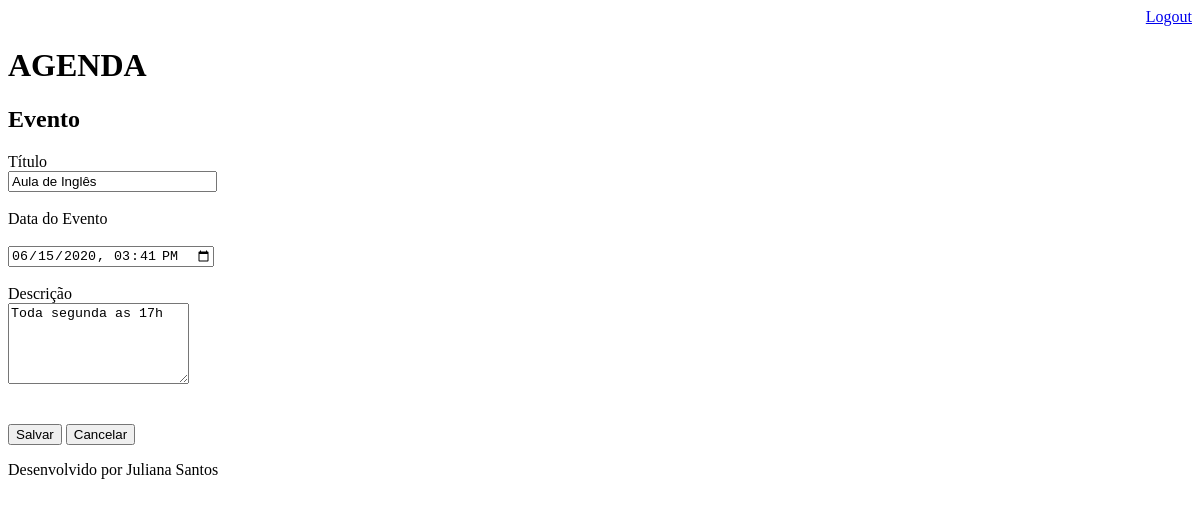
The page /agenda/evento/?id=1 (signed in) on the database as committed earlier.
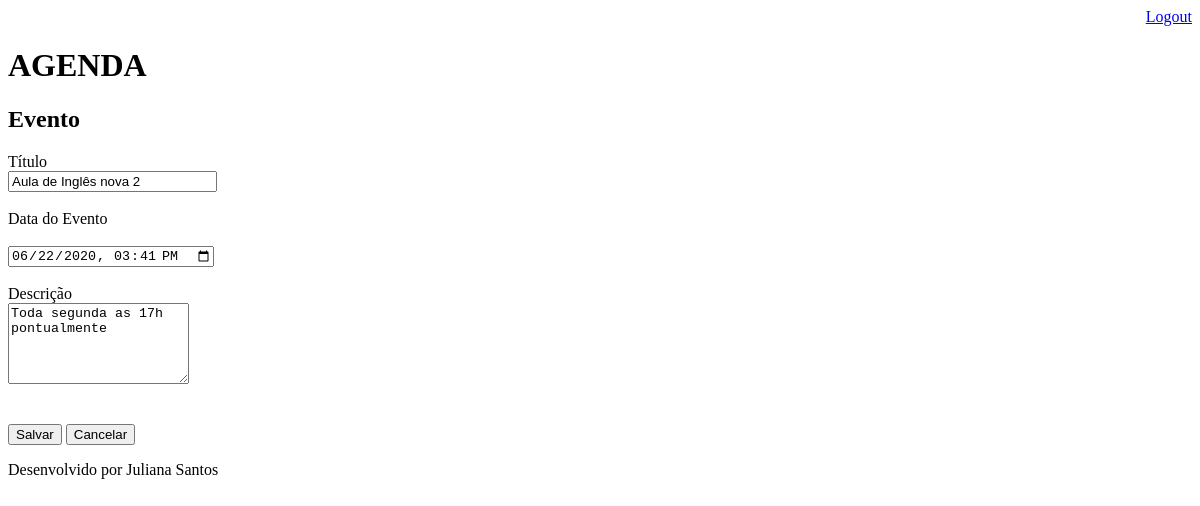
The same page on the database as committed later.
### core/models.py (models this page shows, shortened)
class Evento(models.Model):
    titulo = models.CharField(max_length=100)
    descricao = models.TextField(blank=True, null=True)
    data_evento = models.DateTimeField(verbose_name='Data do Evento')
    data_criacao = models.DateTimeField(auto_now=True)
    usuario = models.ForeignKey(User, on_delete=models.CASCADE)
    class Meta:
        db_table = 'evento'
    def get_data_input_evento(self):
        return self.data_evento.strftime('%Y-%m-%dT%H:%M')

### core/views.py (the view)
# urls.py: path('agenda/evento/', views.evento),
@login_required(login_url='/login/')
def evento(request):
   id_evento = request.GET.get ('id')
   dados = {}
   if id_evento:
      dados['evento'] = Evento.objects.get(id=id_evento)
   return render(request, 'evento.html', dados)

### templates/evento.html (shortened to what this page needs)
{% extends "model-page.html" %}
{% block content %}
<h2>Evento</h2>
    <form action="submit" method="POST"> {% csrf_token %}
        <label>Título</label><br>
        <input type="text" name="titulo" size="23" value="{{ evento.titulo }}"><br><br>
        <label>Data do Evento</label><br><br>
        <input type="datetime-local" name="data_evento" value="{{ evento.get_data_input_evento }}"><br><br>
        <label>Descrição</label><br>
        <textarea name="descricao" rows="5">{{ evento.descricao }}</textarea><br><br><br>
        <button type="submit">Salvar</button>
        <a href="/">
        <button type="button">Cancelar</button>
        </a>
    </form>
{% endblock %}

### templates/model-page.html
<!DOCTYPE html>
<html lang="en">
<head>
    {% include "model-header.html" %}
</head>
<body>
    {% block content %} {% endblock %}
    {% include "model-footer.html" %}
</body>
</html>

### templates/model-header.html (shortened to what this page needs)
<div align="right">
    <a href="/logout">Logout</a>
</div>
<h1>AGENDA</h1>

### templates/model-footer.html
<p> Desenvolvido por Juliana Santos </p>

Rows that differ between the two databases and show on the page:
changed Evento: titulo "Aula de Inglês" → "Aula de Inglês nova 2"; data_evento "06/15/2020 15:41" → "06/22/2020 15:41"; descricao "Toda segunda as 17h" → "Toda segunda as 17h pontualmente"
